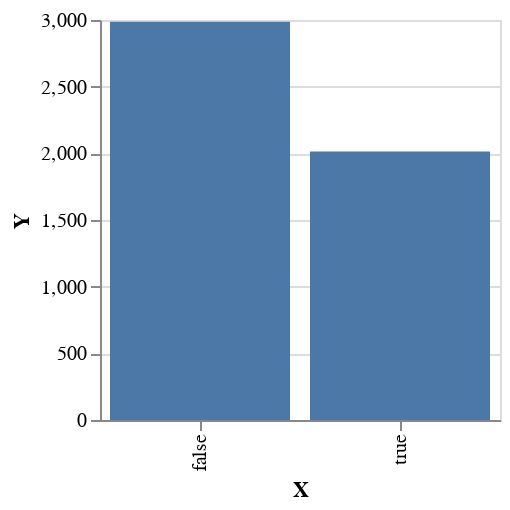

Notebook source saved alongside this figure:
### Markdown cell above
# Particle Marginal Metropolis Hastings (PMMH)

PMMH is fundamentally an MCMC technique. It performs a random walk through parameter space, but to estimate the likelihood at each step, it uses an unbiased estimate from a population of samples.

### Code cell
import Control.Monad

latent = normal 0 2.0
generative = (bernoulli

-- samples <- sampleIO $ prior $ pmmh 20000 1 10 latent generative
-- samples <- sampleIO $ prior $ mh 10000 (latent >>= generative)
samples <- replicateM 10000 $ sampleIO $ prior (latent >>= generative)

toSample pop = fst $ head pop

a = take 5000 $ samples
-- a = runWeighted $ prior $ do
--     let x = pmmh 10 1 10 latent generative
--     -- return x
--     b <- (proper . fromWeightedList . fmap head) x
--     return b

-- :t head samples

:t toSample
:t samples
toDouble :: Int -> Double
toDouble = fromIntegral
plotVega [("true" :: T.Text,toDouble $ length $ filter (==True) a), ("false",toDouble $ length $ filter (==False) a)]

### Figure 1 — Vega-Lite specification as saved in the notebook (floating-point values rounded to 4 significant figures)
{"$schema": "https://vega.github.io/schema/vega-lite/v4.json", "data": {"values": [{"X": "true", "Y": 2013}, {"X": "false", "Y": 2987}]}, "encoding": {"x": {"field": "X", "type": "nominal"}, "y": {"field": "Y", "type": "quantitative"}}, "height": 200, "mark": "bar", "width": 200}
